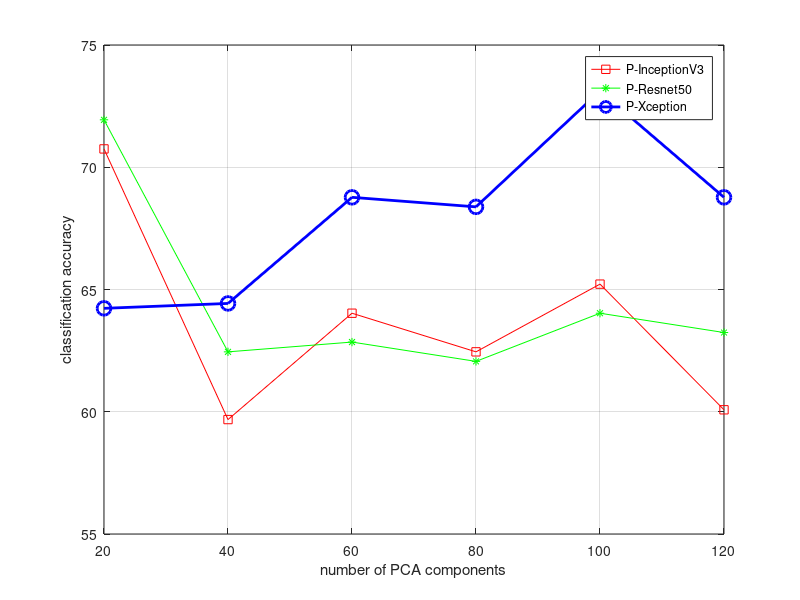

This figure's MATLAB source: (Note: this script raises an error after producing the figure.)
x=[20,40,60,80,100,120];
y_inceptionv3=[70.75,59.68,64.03,62.45,65.22,60.08];
y_resnet50=[71.94,62.45,62.85,62.06,64.03,63.24];
y_xception=[64.23,64.43,68.77,68.38,73.12,68.77];

figure,
plot(x,y_inceptionv3,'r-s',x,y_resnet50,'g-*',x,y_xception,'b-o','LineWidth',2,'MarkerSize',10)
xticks([20,40,60,80,100,120])
xlabel('number of PCA components');
ylabel('classification accuracy');
legend('P-InceptionV3','P-Resnet50','P-Xception');
grid on;
tightfig();